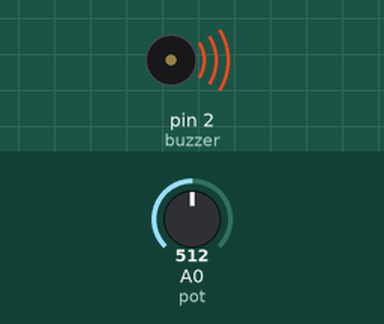
A sketch run on a simulated Arduino Uno, built with avr-gcc and run on an emulated ATmega328P. On the bench: buzzer (waves = sounding). The test bench sets the inputs (shaded band); at power-on: A0 (pot) = 512.

Above: at 0.1 s.
Timing chart, 0 to 1.6 s (numbered marks = the images above):
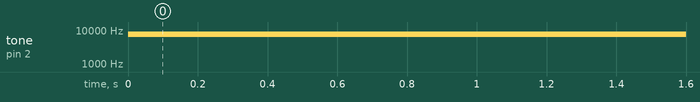

Measured:
- by itself, tone on pin 2 (buzzer): silent → 7582 Hz at 0.00 s

The sketch:

alarme.ino
```cpp
#define pot A0
#define buzzer 2

int leitura;
int frequencia;

void setup ()
{
  pinMode( buzzer, OUTPUT );
  pinMode( pot, INPUT );
}

void loop ()
{
  leitura = analogRead( pot );
  frequencia = map ( leitura, 0, 1023, 150, 15000);
  tone ( buzzer, frequencia );
  delay ( 1000 );
}
```
